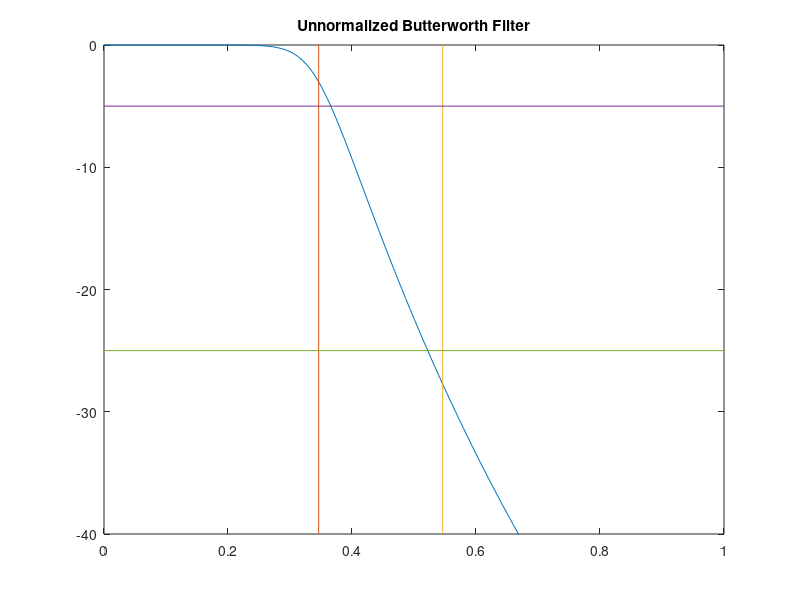
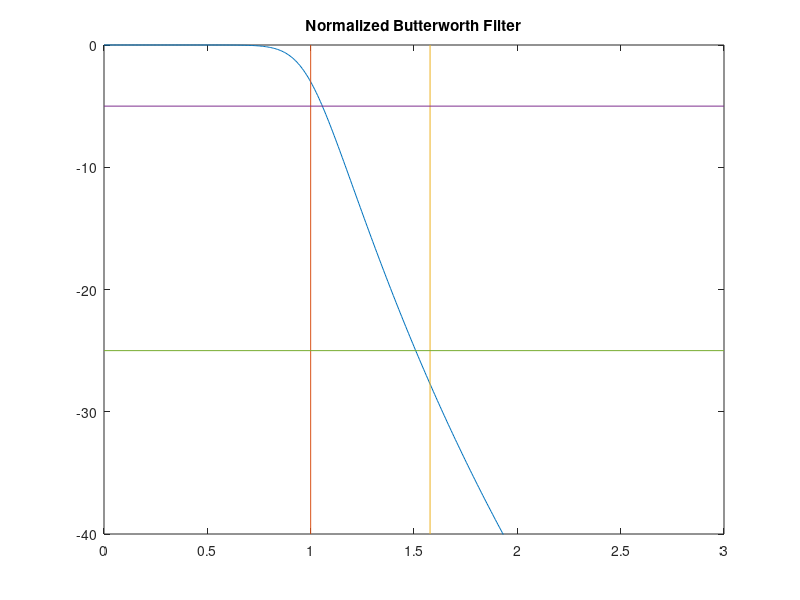
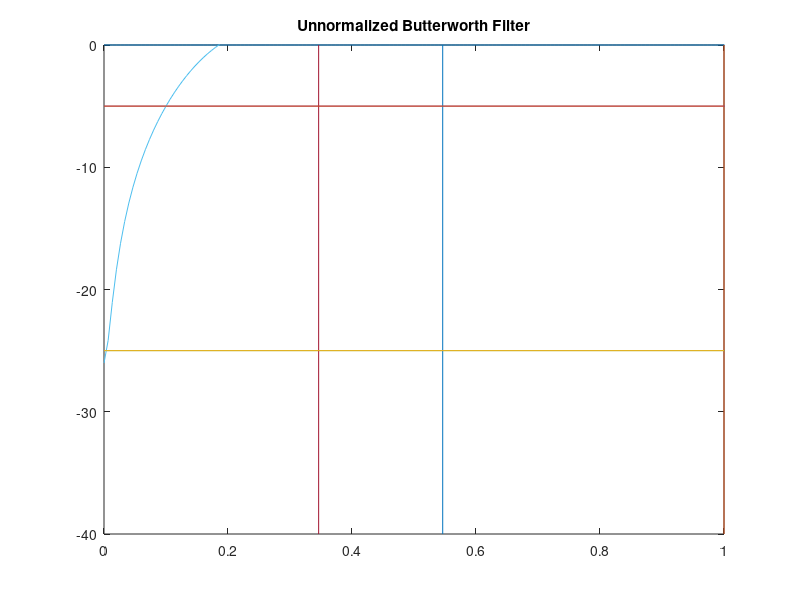
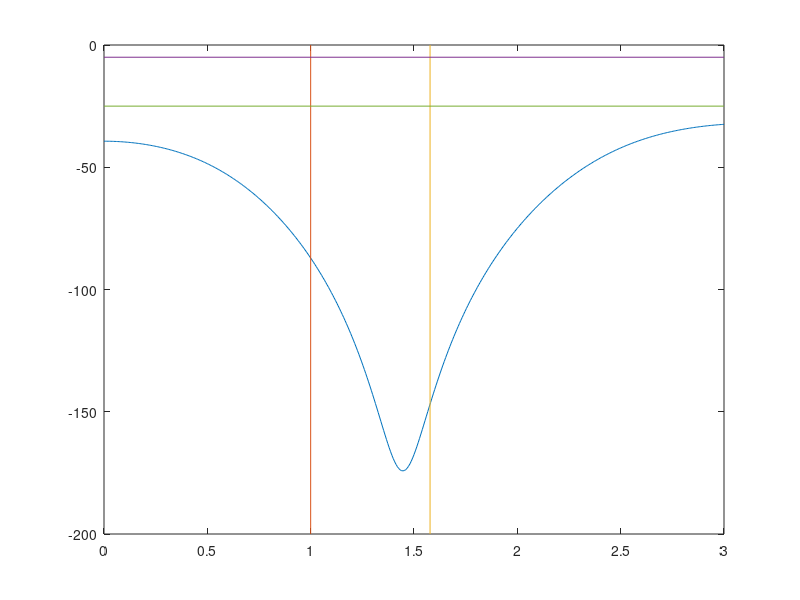

MATLAB code for these plots, in order:
%% Unnormalized Butterworth Filter 
%6th order normalized butterworth filter 
%T_n(s)=1/(s^2+.5176s+1)*(s^2+1.4141s+1)(s^2+1.9319s+1) 
w=0:1/150:3;
scale=1/.3462; 
t=1./(((j*w*scale)+1).*(((j*w*scale).^2)+(.4450*j.*w*scale)+1).*...
  (((j*w*scale).^2)+(1.2470*j.*w*scale)+1).*(((j*w*scale).^2)+...
  (1.8019*j.*w*scale)+1));  
figure(1); 
plot(w,20*log10(abs(t))); 
xmin=0;xmax=1;ymin=-40;ymax=0; 
xlim([xmin xmax]);ylim([ymin ymax]); 
hold on; 
plot([.3462 .3462],[ymax ymin], [.5463 .5463],[ymax ymin],...
    [xmin xmax],[-5 -5],[xmin xmax],[-25 -25]); 
title('Unnormalized Butterworth Filter')
%%
%6th order unnormalized butterworth filter 
%T_n(s)=1/(s^2+.5176s+1)*(s^2+1.4141s+1)(s^2+1.9319s+1) 
w=0:1/150:3;
t=1./(((j*w)+1).*(((j*w).^2)+(.4450*j.*w)+1).*...
  (((j*w).^2)+(1.2470*j.*w)+1).*(((j*w).^2)+...
  (1.8019*j.*w)+1));  
figure(2); 
plot(w,20*log10(abs(t))); 
xmin=0;xmax=3;ymin=-40;ymax=0; 
xlim([xmin xmax]);ylim([ymin ymax]); 
hold on; 
plot([1 1],[ymax ymin], [1.5777 1.5777],[ymax ymin],...
    [xmin xmax],[-5 -5],[xmin xmax],[-25 -25]); 
title('Normalized Butterworth Filter')
%% Bilinear Transform
w=0:1/150:3;
s=(1-(exp(j*w).^-1))./(1+(exp(j*w)).^-1); 
t=1./((s+1).*((s.^2)+(.4450*s)+1).*...
  ((s.^2)+(1.2470.*s)+1).*((s.^2)+...
  (1.8019.*s)+1));  
figure(3); 
plot(w,20*log10(abs(t))); 
xmin=0;xmax=3;ymin=-40;ymax=0; 
xlim([xmin xmax]);ylim([ymin ymax]); 
hold on; 
plot([1 1],[ymax ymin], [1.5777 1.5777],[ymax ymin],...
    [xmin xmax],[-5 -5],[xmin xmax],[-25 -25]); 
title('Bilinear Transformed Filter')
%% 
w=0:1/150:3;
scale=1/.252;
t=(1./(((j*w*scale).^2)+(1.4142*j.*w*scale)+1))-.95;
figure(3); 
plot(w,20*log10(abs(t))); 
xmin=0;xmax=1;ymin=-40;ymax=0; 
xlim([xmin xmax]);ylim([ymin ymax]); 
hold on; 
plot([.3462 .3462],[ymax ymin], [.5463 .5463],[ymax ymin],...
    [xmin xmax],[-5 -5],[xmin xmax],[-25 -25]); 
title('Unnormalized Butterworth Filter')
%% Band pass 
w=0:1/150:3;
z=((exp(j*w).^-2)-(((2*1.8519*.039)/(.039+1)).*exp(j*w).^-1)+((.039-1)/(.039+1)))...
    ./((((.039-1)/(.039+1))^-2)-(((2*1.8519*.039)/(.039+1)).*exp(j*w).^-1)+1);
s=(1-z.^1)./(1+z.^1); 
t=1./(((s)+1).*(((s).^2)+(s)+1).*...
  (((s).^2)+(1.2470*s)+1).*(((s).^2)+...
  (1.8019*s)+1));  
figure(4); 
plot(w,20*log10(abs(t))); 
xmin=0;xmax=3;ymin=-200;ymax=0; 
xlim([xmin xmax]);ylim([ymin ymax]); 
hold on; 
plot([1 1],[ymax ymin], [1.5777 1.5777],[ymax ymin],...
    [xmin xmax],[-5 -5],[xmin xmax],[-25 -25]); 
%%
w=0:1/150:10;
z=((exp(j*w).^-2)-(((2*1.8519)/(.04513+1)).*exp(j*w).^-1)+((1-.4513)/(.4513+1)))...
    ./((((1-.4513)/(.4513+1))^-2)-(((2*1.8519)/(.4513+1)).*exp(j*w).^-1)+1);
s=(1-z)./(1+z); 
t=1./(((s)+1).*(((s).^2)+(s)+1).*...
  (((s).^2)+(1.2470*s)+1).*(((s).^2)+...
  (1.8019*s)+1));  
figure(5); 
plot(w,20*log10(abs(t))); 
xmin=0;xmax=10;ymin=-200;ymax=0; 
xlim([xmin xmax]);ylim([ymin ymax]); 
hold on; 
plot([1 1],[ymax ymin], [1.5777 1.5777],[ymax ymin],...
    [xmin xmax],[-5 -5],[xmin xmax],[-25 -25]); 

%%no comment
